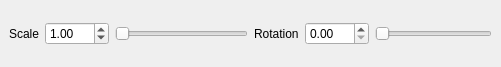
<?xml version="1.0" encoding="UTF-8"?>
<ui version="4.0">
 <class>MyTransformDockWidget</class>
 <widget class="QDockWidget" name="MyTransformDockWidget">
  <property name="geometry">
   <rect>
    <x>0</x>
    <y>0</y>
    <width>501</width>
    <height>67</height>
   </rect>
  </property>
  <property name="maximumSize">
   <size>
    <width>524287</width>
    <height>100</height>
   </size>
  </property>
  <property name="allowedAreas">
   <set>Qt::BottomDockWidgetArea|Qt::TopDockWidgetArea</set>
  </property>
  <property name="windowTitle">
   <string>DockWidget</string>
  </property>
  <widget class="QWidget" name="dockWidgetContents">
   <layout class="QHBoxLayout" name="horizontalLayout_4">
    <item>
     <layout class="QHBoxLayout" name="horizontalLayout_3">
      <item>
       <layout class="QHBoxLayout" name="horizontalLayout">
        <item>
         <widget class="QLabel" name="scaleLabel">
          <property name="text">
           <string>Scale</string>
          </property>
         </widget>
        </item>
        <item>
         <widget class="QDoubleSpinBox" name="scaleSpinBox">
          <property name="minimum">
           <double>0.010000000000000</double>
          </property>
          <property name="maximum">
           <double>200.000000000000000</double>
          </property>
          <property name="singleStep">
           <double>0.005000000000000</double>
          </property>
          <property name="value">
           <double>1.000000000000000</double>
          </property>
         </widget>
        </item>
        <item>
         <widget class="MySlider" name="scaleSlider">
          <property name="maximum">
           <number>200</number>
          </property>
          <property name="orientation">
           <enum>Qt::Horizontal</enum>
          </property>
         </widget>
        </item>
       </layout>
      </item>
      <item>
       <layout class="QHBoxLayout" name="horizontalLayout_2">
        <item>
         <widget class="QLabel" name="rotationLabel">
          <property name="text">
           <string>Rotation</string>
          </property>
         </widget>
        </item>
        <item>
         <widget class="QDoubleSpinBox" name="rotationSpinBox">
          <property name="maximum">
           <double>360.000000000000000</double>
          </property>
          <property name="singleStep">
           <double>1.000000000000000</double>
          </property>
         </widget>
        </item>
        <item>
         <widget class="MySlider" name="rotationSlider">
          <property name="maximum">
           <number>360</number>
          </property>
          <property name="orientation">
           <enum>Qt::Horizontal</enum>
          </property>
         </widget>
        </item>
       </layout>
      </item>
     </layout>
    </item>
   </layout>
  </widget>
 </widget>
 <customwidgets>
  <customwidget>
   <class>MySlider</class>
   <extends>QSlider</extends>
   <header>mydockwidgets.h</header>
  </customwidget>
 </customwidgets>
 <resources/>
 <connections/>
</ui>
